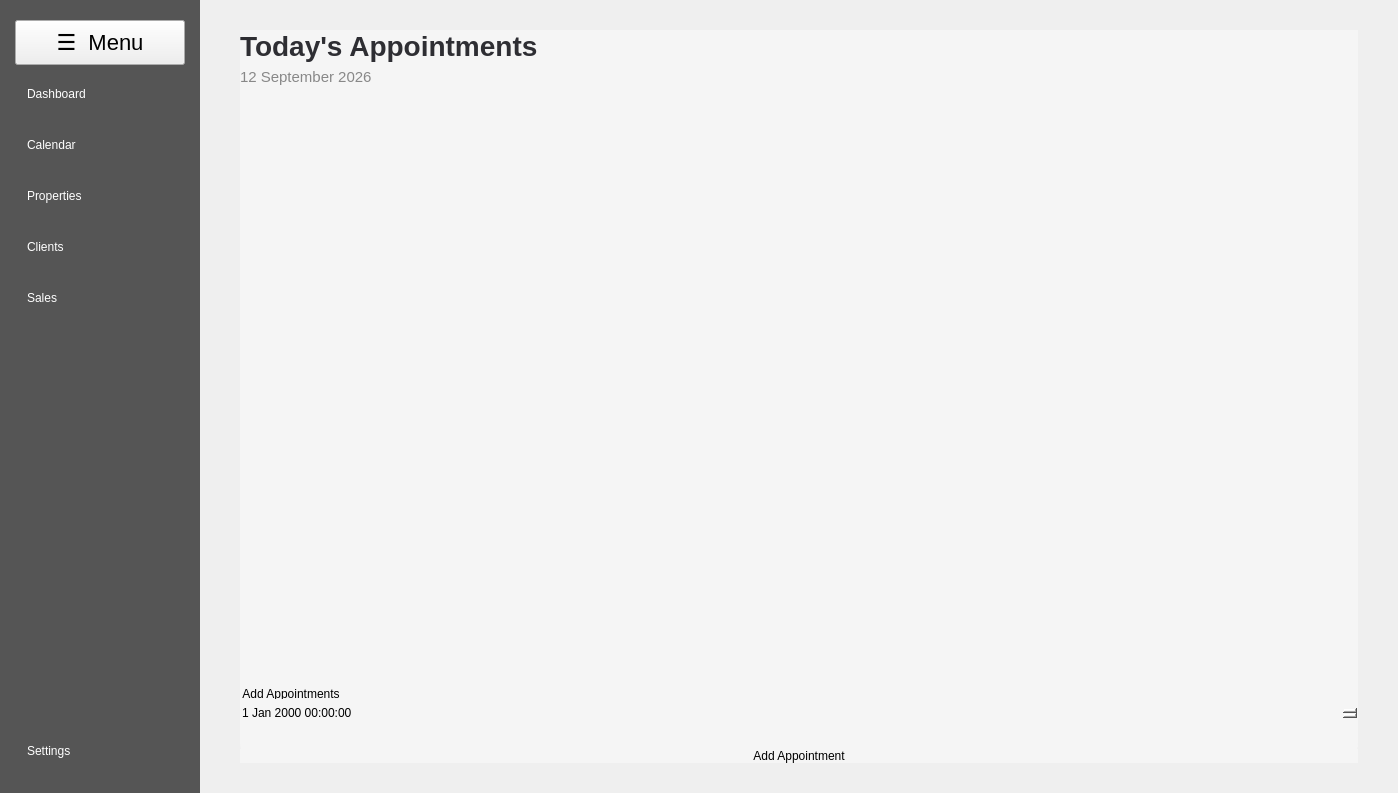
<?xml version="1.0" encoding="UTF-8"?>
<ui version="4.0">
 <class>MainWindow</class>
 <widget class="QMainWindow" name="MainWindow">
  <property name="geometry">
   <rect>
    <x>0</x>
    <y>0</y>
    <width>1398</width>
    <height>793</height>
   </rect>
  </property>
  <property name="windowTitle">
   <string>LYT Real Estate</string>
  </property>
  <widget class="QWidget" name="centralwidget">
   <layout class="QHBoxLayout" name="horizontalLayout">
    <property name="spacing">
     <number>0</number>
    </property>
    <property name="leftMargin">
     <number>0</number>
    </property>
    <property name="topMargin">
     <number>0</number>
    </property>
    <property name="rightMargin">
     <number>0</number>
    </property>
    <property name="bottomMargin">
     <number>0</number>
    </property>
    <item>
     <widget class="QFrame" name="sidebar">
      <property name="minimumSize">
       <size>
        <width>200</width>
        <height>0</height>
       </size>
      </property>
      <property name="maximumSize">
       <size>
        <width>200</width>
        <height>16777215</height>
       </size>
      </property>
      <property name="styleSheet">
       <string notr="true">
QFrame#sidebar {
    background-color: #555555;
    border: none;
}
       </string>
      </property>
      <property name="frameShape">
       <enum>QFrame::NoFrame</enum>
      </property>
      <layout class="QVBoxLayout" name="sidebarLayout">
       <property name="leftMargin">
        <number>15</number>
       </property>
       <property name="topMargin">
        <number>20</number>
       </property>
       <property name="rightMargin">
        <number>15</number>
       </property>
       <property name="bottomMargin">
        <number>20</number>
       </property>
       <item>
        <widget class="QPushButton" name="menuButton">
         <property name="minimumSize">
          <size>
           <width>0</width>
           <height>45</height>
          </size>
         </property>
         <property name="styleSheet">
          <string notr="true">QPushButton#menuButton {
    font-size: 22px;
    text-align: center;
}</string>
         </property>
         <property name="text">
          <string>☰  Menu</string>
         </property>
        </widget>
       </item>
       <item>
        <widget class="QPushButton" name="dashboardButton">
         <property name="minimumSize">
          <size>
           <width>0</width>
           <height>45</height>
          </size>
         </property>
         <property name="styleSheet">
          <string notr="true">QPushButton {
    background-color: transparent;
    color: white;
    border: none;
    text-align: left;
    padding: 12px;
    border-radius: 8px;
}

QPushButton:hover {
    background-color: rgba(255, 255, 255, 30);
}

QPushButton:pressed {
    background-color: rgba(255, 255, 255, 50);
}</string>
         </property>
         <property name="text">
          <string>Dashboard</string>
         </property>
        </widget>
       </item>
       <item>
        <widget class="QPushButton" name="calendarButton">
         <property name="minimumSize">
          <size>
           <width>0</width>
           <height>45</height>
          </size>
         </property>
         <property name="styleSheet">
          <string notr="true">QPushButton {
    background-color: transparent;
    color: white;
    border: none;
    text-align: left;
    padding: 12px;
    border-radius: 8px;
}

QPushButton:hover {
    background-color: rgba(255, 255, 255, 30);
}

QPushButton:pressed {
    background-color: rgba(255, 255, 255, 50);
}</string>
         </property>
         <property name="text">
          <string>Calendar</string>
         </property>
        </widget>
       </item>
       <item>
        <widget class="QPushButton" name="propertiesButton">
         <property name="minimumSize">
          <size>
           <width>0</width>
           <height>45</height>
          </size>
         </property>
         <property name="styleSheet">
          <string notr="true">QPushButton {
    background-color: transparent;
    color: white;
    border: none;
    text-align: left;
    padding: 12px;
    border-radius: 8px;
}

QPushButton:hover {
    background-color: rgba(255, 255, 255, 30);
}

QPushButton:pressed {
    background-color: rgba(255, 255, 255, 50);
}</string>
         </property>
         <property name="text">
          <string>Properties</string>
         </property>
        </widget>
       </item>
       <item>
        <widget class="QPushButton" name="clientsButton">
         <property name="minimumSize">
          <size>
           <width>0</width>
           <height>45</height>
          </size>
         </property>
         <property name="styleSheet">
          <string notr="true">QPushButton {
    background-color: transparent;
    color: white;
    border: none;
    text-align: left;
    padding: 12px;
    border-radius: 8px;
}

QPushButton:hover {
    background-color: rgba(255, 255, 255, 30);
}

QPushButton:pressed {
    background-color: rgba(255, 255, 255, 50);
}</string>
         </property>
         <property name="text">
          <string>Clients</string>
         </property>
        </widget>
       </item>
       <item>
        <widget class="QPushButton" name="salesButton">
         <property name="minimumSize">
          <size>
           <width>0</width>
           <height>45</height>
          </size>
         </property>
         <property name="styleSheet">
          <string notr="true">QPushButton {
    background-color: transparent;
    color: white;
    border: none;
    text-align: left;
    padding: 12px;
    border-radius: 8px;
}

QPushButton:hover {
    background-color: rgba(255, 255, 255, 30);
}

QPushButton:pressed {
    background-color: rgba(255, 255, 255, 50);
}</string>
         </property>
         <property name="text">
          <string>Sales</string>
         </property>
        </widget>
       </item>
       <item>
        <spacer name="verticalSpacer">
         <property name="orientation">
          <enum>Qt::Vertical</enum>
         </property>
         <property name="sizeHint" stdset="0">
          <size>
           <width>20</width>
           <height>40</height>
          </size>
         </property>
        </spacer>
       </item>
       <item>
        <widget class="QPushButton" name="settingsButton">
         <property name="minimumSize">
          <size>
           <width>0</width>
           <height>45</height>
          </size>
         </property>
         <property name="styleSheet">
          <string notr="true">QPushButton {
    background-color: transparent;
    color: white;
    border: none;
    text-align: left;
    padding: 12px;
    border-radius: 8px;
}

QPushButton:hover {
    background-color: rgba(255, 255, 255, 30);
}

QPushButton:pressed {
    background-color: rgba(255, 255, 255, 50);
}</string>
         </property>
         <property name="text">
          <string>Settings</string>
         </property>
        </widget>
       </item>
      </layout>
     </widget>
    </item>
    <item>
     <widget class="QFrame" name="contentArea">
      <property name="styleSheet">
       <string notr="true">
QFrame#contentArea {
	background-image: url(:/images/assests/lty_background.png);
	radius: 20;
    border: none;
}
       </string>
      </property>
      <property name="frameShape">
       <enum>QFrame::NoFrame</enum>
      </property>
      <layout class="QVBoxLayout" name="contentLayout">
       <property name="leftMargin">
        <number>40</number>
       </property>
       <property name="topMargin">
        <number>30</number>
       </property>
       <property name="rightMargin">
        <number>40</number>
       </property>
       <property name="bottomMargin">
        <number>30</number>
       </property>
       <item>
        <widget class="QStackedWidget" name="contentStack">
         <property name="styleSheet">
          <string notr="true">QStackedWidget{
	background-color: #F5F5F5;
	border-radius: 20px;
}</string>
         </property>
         <property name="currentIndex">
          <number>0</number>
         </property>
         <widget class="QWidget" name="dashboardPage">
          <property name="styleSheet">
           <string notr="true">QWidget{
	background-color: #F5F5F5;
	border-radius: 20px;
}</string>
          </property>
          <layout class="QVBoxLayout" name="dashboardPageLayout">
           <property name="leftMargin">
            <number>0</number>
           </property>
           <property name="topMargin">
            <number>0</number>
           </property>
           <property name="rightMargin">
            <number>0</number>
           </property>
           <property name="bottomMargin">
            <number>0</number>
           </property>
           <item>
            <widget class="QLabel" name="pageTitle">
             <property name="styleSheet">
              <string notr="true">
QLabel {
    color: #2E2E33;
    font-size: 28px;
    font-weight: bold;
}
              </string>
             </property>
             <property name="text">
              <string>Today's Appointments</string>
             </property>
            </widget>
           </item>
           <item>
            <widget class="QLabel" name="dateLabel">
             <property name="styleSheet">
              <string notr="true">
QLabel {
    color: #888888;
    font-size: 15px;
}
              </string>
             </property>
             <property name="text">
              <string>12 September 2026</string>
             </property>
            </widget>
           </item>
           <item>
            <widget class="QTableWidget" name="todays_appointments_table"/>
           </item>
           <item>
            <widget class="QTableWidget" name="appointments_table"/>
           </item>
           <item>
            <spacer name="dashboardSpacer">
             <property name="orientation">
              <enum>Qt::Vertical</enum>
             </property>
             <property name="sizeHint" stdset="0">
              <size>
               <width>20</width>
               <height>40</height>
              </size>
             </property>
            </spacer>
           </item>
           <item>
            <widget class="QGroupBox" name="groupBox">
             <property name="title">
              <string>Add Appointments</string>
             </property>
            </widget>
           </item>
           <item>
            <widget class="QDateTimeEdit" name="dateTimeEdit"/>
           </item>
           <item>
            <widget class="QLineEdit" name="Client_name"/>
           </item>
           <item>
            <widget class="QPushButton" name="add_appointment_btn">
             <property name="text">
              <string>Add Appointment</string>
             </property>
            </widget>
           </item>
          </layout>
         </widget>
         <widget class="QWidget" name="calendarPage">
          <property name="styleSheet">
           <string notr="true">QStackedWidget{
	background-color: #F5F5F5;
}</string>
          </property>
          <layout class="QVBoxLayout" name="calendarPageLayout">
           <property name="leftMargin">
            <number>0</number>
           </property>
           <property name="topMargin">
            <number>0</number>
           </property>
           <property name="rightMargin">
            <number>0</number>
           </property>
           <property name="bottomMargin">
            <number>0</number>
           </property>
           <item>
            <widget class="QLabel" name="calendarPageTitle">
             <property name="styleSheet">
              <string notr="true">
QLabel {
    color: #2E2E33;
    font-size: 28px;
    font-weight: bold;
}
              </string>
             </property>
             <property name="text">
              <string>Calendar</string>
             </property>
            </widget>
           </item>
           <item>
            <widget class="QLabel" name="calendarPageSubtitle">
             <property name="styleSheet">
              <string notr="true">
QLabel {
    color: #888888;
    font-size: 15px;
}
              </string>
             </property>
             <property name="text">
              <string>Book appointments and property viewings.</string>
             </property>
            </widget>
           </item>
           <item>
            <widget class="QCalendarWidget" name="calendarWidget"/>
           </item>
           <item>
            <spacer name="calendarSpacer">
             <property name="orientation">
              <enum>Qt::Vertical</enum>
             </property>
             <property name="sizeHint" stdset="0">
              <size>
               <width>20</width>
               <height>40</height>
              </size>
             </property>
            </spacer>
           </item>
          </layout>
         </widget>
         <widget class="QWidget" name="propertiesPage">
          <layout class="QVBoxLayout" name="propertiesPageLayout">
           <property name="leftMargin">
            <number>0</number>
           </property>
           <property name="topMargin">
            <number>0</number>
           </property>
           <property name="rightMargin">
            <number>0</number>
           </property>
           <property name="bottomMargin">
            <number>0</number>
           </property>
           <item>
            <widget class="QLabel" name="propertiesPageTitle">
             <property name="styleSheet">
              <string notr="true">
QLabel {
    color: #2E2E33;
    font-size: 28px;
    font-weight: bold;
}
              </string>
             </property>
             <property name="text">
              <string>Properties</string>
             </property>
            </widget>
           </item>
           <item>
            <widget class="QLabel" name="propertiesPageSubtitle">
             <property name="styleSheet">
              <string notr="true">
QLabel {
    color: #888888;
    font-size: 15px;
}
              </string>
             </property>
             <property name="text">
              <string>Add, view, and manage property listings.</string>
             </property>
            </widget>
           </item>
           <item>
            <spacer name="propertiesSpacer">
             <property name="orientation">
              <enum>Qt::Vertical</enum>
             </property>
             <property name="sizeHint" stdset="0">
              <size>
               <width>20</width>
               <height>40</height>
              </size>
             </property>
            </spacer>
           </item>
          </layout>
         </widget>
         <widget class="QWidget" name="clientsPage">
          <layout class="QVBoxLayout" name="clientsPageLayout">
           <property name="leftMargin">
            <number>0</number>
           </property>
           <property name="topMargin">
            <number>0</number>
           </property>
           <property name="rightMargin">
            <number>0</number>
           </property>
           <property name="bottomMargin">
            <number>0</number>
           </property>
           <item>
            <widget class="QLabel" name="clientsPageTitle">
             <property name="styleSheet">
              <string notr="true">
QLabel {
    color: #2E2E33;
    font-size: 28px;
    font-weight: bold;
}
              </string>
             </property>
             <property name="text">
              <string>Clients</string>
             </property>
            </widget>
           </item>
           <item>
            <widget class="QLabel" name="clientsPageSubtitle">
             <property name="styleSheet">
              <string notr="true">
QLabel {
    color: #888888;
    font-size: 15px;
}
              </string>
             </property>
             <property name="text">
              <string>Add, view, and remove clients.</string>
             </property>
            </widget>
           </item>
           <item>
            <spacer name="clientsSpacer">
             <property name="orientation">
              <enum>Qt::Vertical</enum>
             </property>
             <property name="sizeHint" stdset="0">
              <size>
               <width>20</width>
               <height>40</height>
              </size>
             </property>
            </spacer>
           </item>
          </layout>
         </widget>
         <widget class="QWidget" name="salesPage">
          <layout class="QVBoxLayout" name="salesPageLayout">
           <property name="leftMargin">
            <number>0</number>
           </property>
           <property name="topMargin">
            <number>0</number>
           </property>
           <property name="rightMargin">
            <number>0</number>
           </property>
           <property name="bottomMargin">
            <number>0</number>
           </property>
           <item>
            <widget class="QLabel" name="salesPageTitle">
             <property name="styleSheet">
              <string notr="true">
QLabel {
    color: #2E2E33;
    font-size: 28px;
    font-weight: bold;
}
              </string>
             </property>
             <property name="text">
              <string>Sales</string>
             </property>
            </widget>
           </item>
           <item>
            <widget class="QLabel" name="salesPageSubtitle">
             <property name="styleSheet">
              <string notr="true">
QLabel {
    color: #888888;
    font-size: 15px;
}
              </string>
             </property>
             <property name="text">
              <string>Track deals and closed sales.</string>
             </property>
            </widget>
           </item>
           <item>
            <spacer name="salesSpacer">
             <property name="orientation">
              <enum>Qt::Vertical</enum>
             </property>
             <property name="sizeHint" stdset="0">
              <size>
               <width>20</width>
               <height>40</height>
              </size>
             </property>
            </spacer>
           </item>
          </layout>
         </widget>
         <widget class="QWidget" name="settingsPage">
          <layout class="QVBoxLayout" name="settingsPageLayout">
           <property name="leftMargin">
            <number>0</number>
           </property>
           <property name="topMargin">
            <number>0</number>
           </property>
           <property name="rightMargin">
            <number>0</number>
           </property>
           <property name="bottomMargin">
            <number>0</number>
           </property>
           <item>
            <widget class="QLabel" name="settingsPageTitle">
             <property name="styleSheet">
              <string notr="true">
QLabel {
    color: #2E2E33;
    font-size: 28px;
    font-weight: bold;
}
              </string>
             </property>
             <property name="text">
              <string>Settings</string>
             </property>
            </widget>
           </item>
           <item>
            <widget class="QLabel" name="settingsPageSubtitle">
             <property name="styleSheet">
              <string notr="true">
QLabel {
    color: #888888;
    font-size: 15px;
}
              </string>
             </property>
             <property name="text">
              <string>Application settings.</string>
             </property>
            </widget>
           </item>
           <item>
            <spacer name="settingsSpacer">
             <property name="orientation">
              <enum>Qt::Vertical</enum>
             </property>
             <property name="sizeHint" stdset="0">
              <size>
               <width>20</width>
               <height>40</height>
              </size>
             </property>
            </spacer>
           </item>
          </layout>
         </widget>
        </widget>
       </item>
      </layout>
     </widget>
    </item>
   </layout>
  </widget>
 </widget>
 <resources>
  <include location="resources.qrc"/>
 </resources>
 <connections/>
</ui>
